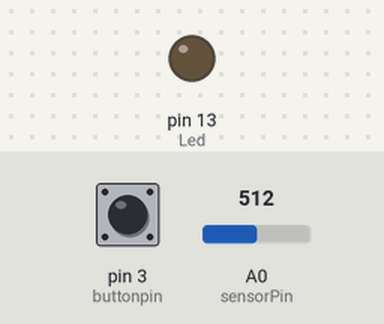
This sketch was run on a simulated Arduino Uno, built with avr-gcc and run on an emulated ATmega328P. Parts: output pins drawn as LEDs (lit = HIGH). Inputs (shaded band) come from the test bench; at power-on: pin 3 (buttonpin) LOW, A0 (sensorPin) = 512. What the sketch prints to the serial monitor is not drawn.

Above: at 1.2 s.
1.3 s: pin 3 (buttonpin) pulled HIGH for 0.15 s
At 1.38 s:
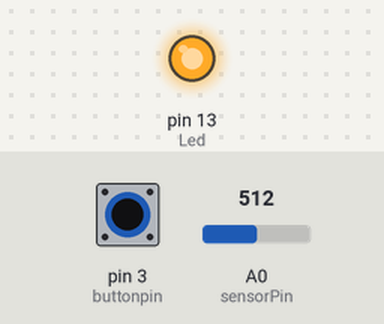
2.9 s: pin 3 (buttonpin) pulled HIGH for 3.2 s
At 6.6 s:
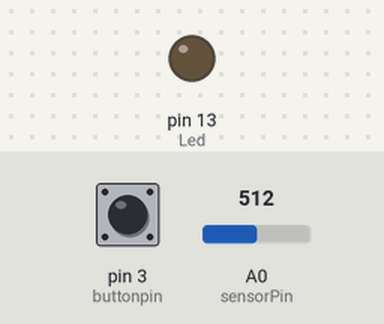
Timing chart, 0 to 8.1 s (numbered marks = the images above; inputs shaded):
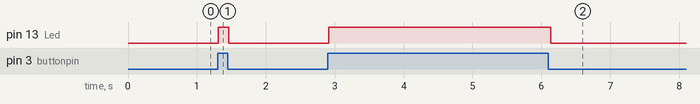

Measured:
- after the input at 1.3 s, pin 13 (Led): LOW → HIGH at once, → LOW 0.15 s later
- after the input at 2.9 s, pin 13 (Led): LOW → HIGH at once, → LOW 3.2 s later

The sketch:

lesson_21_touch_sensor.ino
```cpp
// Touch sensor - DO→D3, AO→A0, LED on D13
int Led = 13;
int buttonpin = 3;
int sensorPin = A0;
int val;

void setup() {
  pinMode(Led, OUTPUT);
  pinMode(buttonpin, INPUT);
  Serial.begin(9600);
}

void loop() {
  val = digitalRead(buttonpin);
  int sensorValue = analogRead(sensorPin);
  if (val == HIGH) {
    digitalWrite(Led, HIGH);
  } else {
    digitalWrite(Led, LOW);
  }
  Serial.println(sensorValue, DEC);
  delay(50);
}
```
